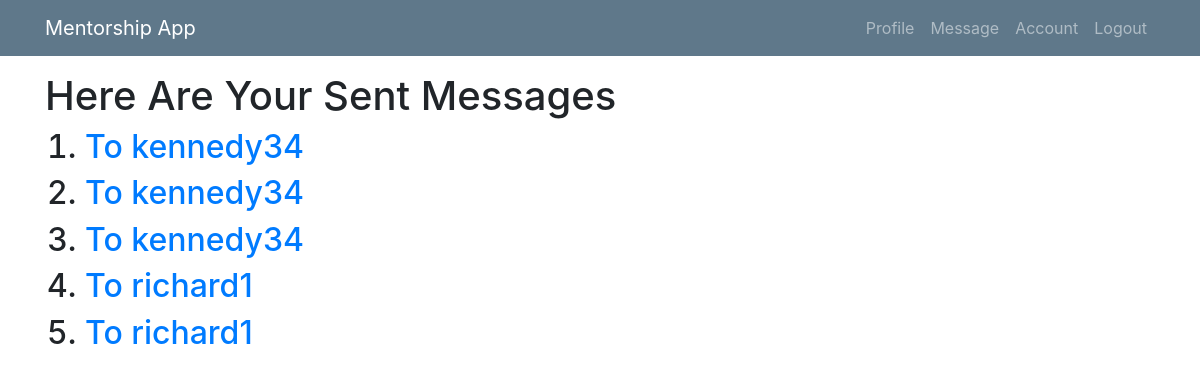
Before: /list-message1/ (signed in) with the older database file.
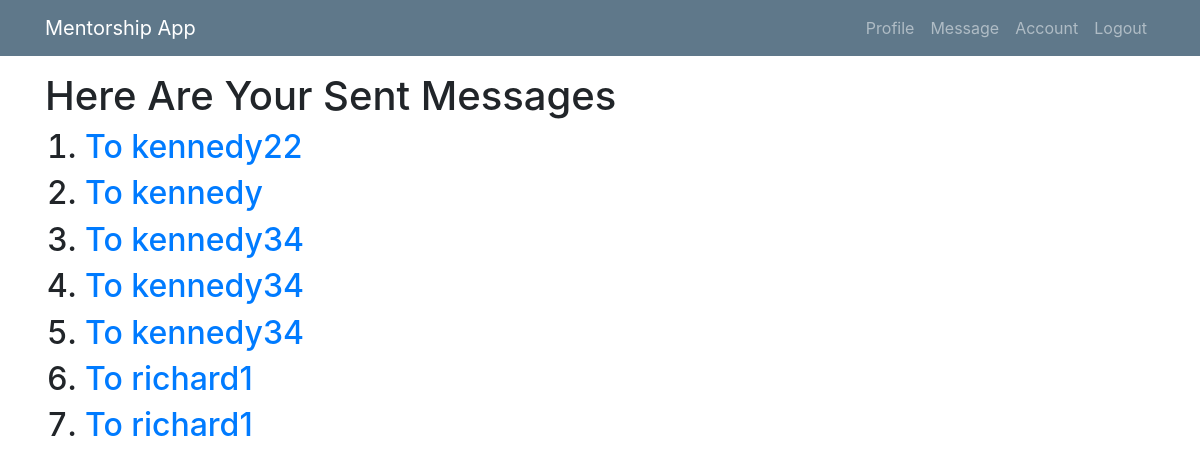
After: the same page with the newer database file.
### mentee/models.py (models this page shows, shortened)
class Msg(models.Model):
    sender = models.ForeignKey(User, related_name="sender", on_delete=models.CASCADE, null=True)
    receipient = models.ForeignKey(User, related_name="receipient", on_delete=models.CASCADE)
    msg_content = models.TextField(max_length=100)
    sent_at = models.DateTimeField(null=True, blank=True)
    comment = models.TextField(blank=True, null=True)
    comment_at = models.DateTimeField(blank=True, null=True)
    is_approved = models.BooleanField(default=False, verbose_name="Approve?")
    date_approved = models.DateTimeField(blank=True, null=True)
    class Meta:
        ordering = ['-sent_at']

class User(AbstractUser):
    is_mentee = models.BooleanField(default=False)
    is_mentor = models.BooleanField(default=False)

### mentee/views/mentor.py (the view)
# urls.py: path('list-message1/', mentor.MessageListView.as_view(), name='list1'),
class MessageListView(LoginRequiredMixin, UserPassesTestMixin, ListView):
    model = Msg
    template_name = 'mentor/listmessages1.html'
    context_object_name = 'sentmesso'
    def test_func(self):
        return self.request.user.is_mentor
    def get_queryset(self):
        return self.model.objects.filter(sender=self.request.user)

### mentee/templates/mentor/listmessages1.html
{% extends 'mentor/base1.html' %}
{% block content %}
<br><br><br>
<h1>Here Are Your Sent Messages</h1>
     {% if sentmesso %}
  <ol>
      {% for messo in sentmesso %}
      <h2><li><a href="{% url 'sent1' pk=messo.pk %}">To {{ messo.receipient }} </a></li></h2>
      {% endfor %}
  </ol>
{% else %}
<p>There Are no sent Messages</p>
{% endif %}
{% endblock %}

Changed rows visible on the page:
added Msg: receipient "kennedy22"
added Msg: receipient "kennedy"
